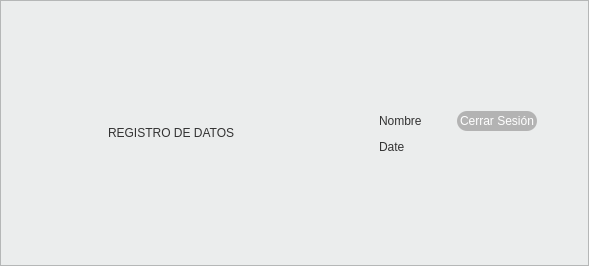
    <widget class="QFrame" name="frame">
     <property name="styleSheet">
      <string notr="true">background-color:#EBEDED;</string>
     </property>
     <property name="frameShape">
      <enum>QFrame::StyledPanel</enum>
     </property>
     <property name="frameShadow">
      <enum>QFrame::Raised</enum>
     </property>
     <layout class="QVBoxLayout" name="verticalLayout_2">
      <item>
       <layout class="QVBoxLayout" name="verticalLayout">
        <item>
         <spacer name="verticalSpacer_4">
          <property name="orientation">
           <enum>Qt::Vertical</enum>
          </property>
          <property name="sizeType">
           <enum>QSizePolicy::Preferred</enum>
          </property>
          <property name="sizeHint" stdset="0">
           <size>
            <width>20</width>
            <height>96</height>
           </size>
          </property>
         </spacer>
        </item>
        <item>
         <layout class="QHBoxLayout" name="horizontalLayout">
          <item>
           <spacer name="horizontalSpacer">
            <property name="orientation">
             <enum>Qt::Horizontal</enum>
            </property>
            <property name="sizeType">
             <enum>QSizePolicy::Preferred</enum>
            </property>
            <property name="sizeHint" stdset="0">
             <size>
              <width>40</width>
              <height>20</height>
             </size>
            </property>
           </spacer>
          </item>
          <item>
           <widget class="QLabel" name="icon">
            <property name="sizePolicy">
             <sizepolicy hsizetype="Preferred" vsizetype="Preferred">
              <horstretch>100</horstretch>
              <verstretch>100</verstretch>
             </sizepolicy>
            </property>
            <property name="minimumSize">
             <size>
              <width>50</width>
              <height>50</height>
             </size>
            </property>
            <property name="styleSheet">
             <string notr="true"/>
            </property>
            <property name="text">
             <string/>
            </property>
           </widget>
          </item>
          <item>
           <widget class="QLabel" name="label">
            <property name="styleSheet">
             <string notr="true">font: 20pt &quot;MS Shell Dlg 2&quot;;
color: #333333</string>
            </property>
            <property name="text">
             <string>REGISTRO DE DATOS</string>
            </property>
           </widget>
          </item>
          <item>
           <spacer name="horizontalSpacer_2">
            <property name="orientation">
             <enum>Qt::Horizontal</enum>
            </property>
            <property name="sizeType">
             <enum>QSizePolicy::Preferred</enum>
            </property>
            <property name="sizeHint" stdset="0">
             <size>
              <width>138</width>
              <height>20</height>
             </size>
            </property>
           </spacer>
          </item>
          <item>
           <layout class="QGridLayout" name="gridLayout">
            <item row="0" column="0">
             <widget class="QLabel" name="label_user">
              <property name="sizePolicy">
               <sizepolicy hsizetype="Preferred" vsizetype="Fixed">
                <horstretch>0</horstretch>
                <verstretch>0</verstretch>
               </sizepolicy>
              </property>
              <property name="styleSheet">
               <string notr="true">font: 11pt &quot;MS Shell Dlg 2&quot;;
color:#333333;
max-width:10em;</string>
              </property>
              <property name="text">
               <string>Nombre      </string>
              </property>
             </widget>
            </item>
            <item row="0" column="1">
             <widget class="QPushButton" name="close_button">
              <property name="sizePolicy">
               <sizepolicy hsizetype="Minimum" vsizetype="Fixed">
                <horstretch>0</horstretch>
                <verstretch>0</verstretch>
               </sizepolicy>
              </property>
              <property name="styleSheet">
               <string notr="true">background-color: #B3B3B3;
border-style: outset;
border-radius: 10px;
font: 11pt &quot;MS Shell Dlg 2&quot;;
color: white;
min-width: 7em;
max-width: 7em;
padding: 3px;</string>
              </property>
              <property name="text">
               <string>Cerrar Sesión</string>
              </property>
             </widget>
            </item>
            <item row="1" column="0">
             <widget class="QLabel" name="label_date">
              <property name="sizePolicy">
               <sizepolicy hsizetype="Preferred" vsizetype="Fixed">
                <horstretch>0</horstretch>
                <verstretch>0</verstretch>
               </sizepolicy>
              </property>
              <property name="styleSheet">
               <string notr="true">font: 11pt &quot;MS Shell Dlg 2&quot;;
color:#333333;
max-width:10em;</string>
              </property>
              <property name="text">
               <string>Date              </string>
              </property>
             </widget>
            </item>
            <item row="1" column="1">
             <widget class="QLabel" name="label_4">
              <property name="styleSheet">
               <string notr="true">font: 11pt &quot;MS Shell Dlg 2&quot;;
color:#333333;</string>
              </property>
              <property name="text">
               <string/>
              </property>
             </widget>
            </item>
           </layout>
          </item>
          <item>
           <spacer name="horizontalSpacer_5">
            <property name="orientation">
             <enum>Qt::Horizontal</enum>
            </property>
            <property name="sizeType">
             <enum>QSizePolicy::Preferred</enum>
            </property>
            <property name="sizeHint" stdset="0">
             <size>
              <width>40</width>
              <height>20</height>
             </size>
            </property>
           </spacer>
          </item>
         </layout>
        </item>
        <item>
         <spacer name="verticalSpacer_3">
          <property name="orientation">
           <enum>Qt::Vertical</enum>
          </property>
          <property name="sizeType">
           <enum>QSizePolicy::Preferred</enum>
          </property>
          <property name="sizeHint" stdset="0">
           <size>
            <width>20</width>
            <height>96</height>
           </size>
          </property>
         </spacer>
        </item>
       </layout>
      </item>
     </layout>
    </widget>
